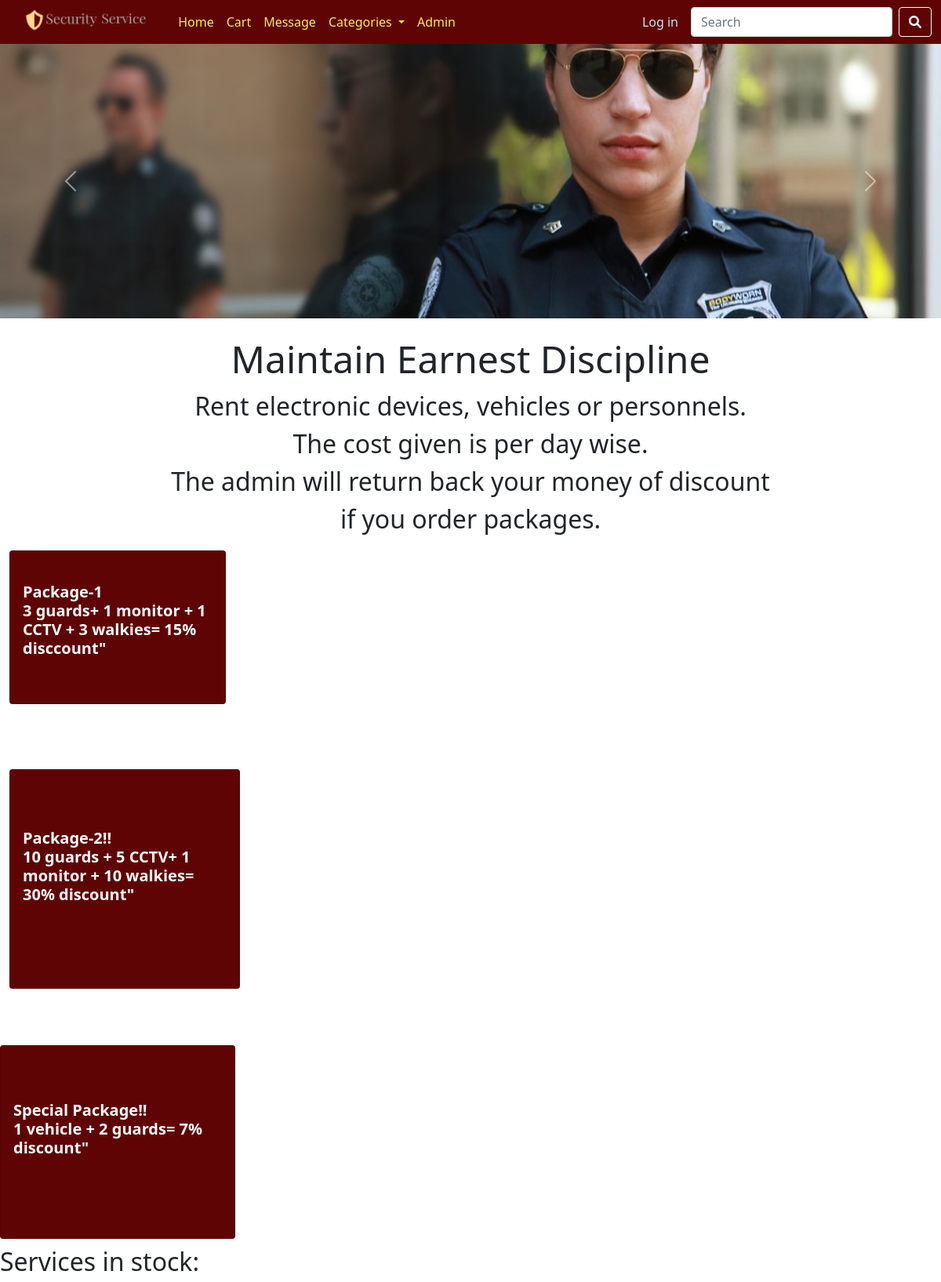
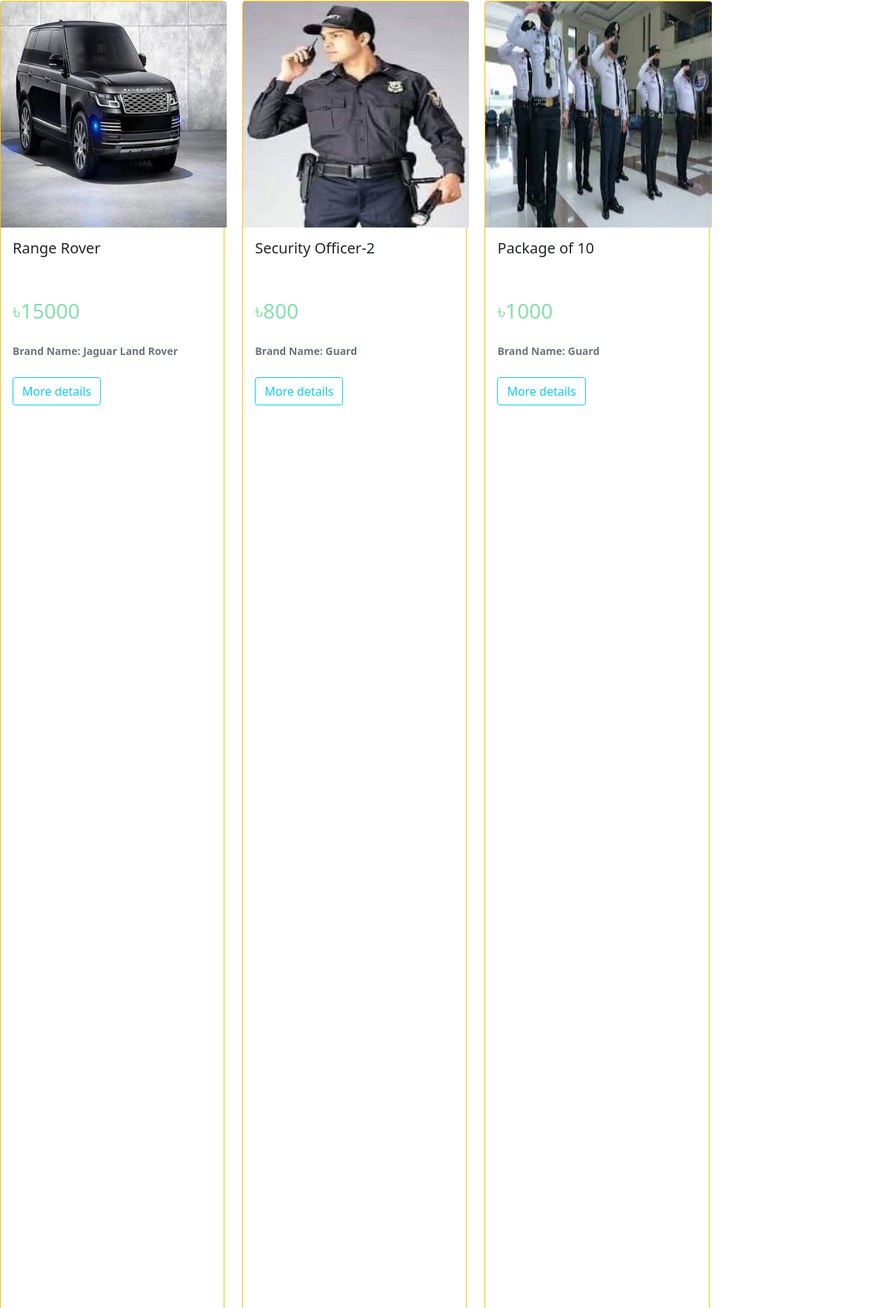
The page / (upper part) on the database its author committed (2 pictures, top to bottom).
### tables this page shows
CREATE TABLE `item` (
  `item_id` int(5) NOT NULL,
  `item_title` varchar(250) NOT NULL,
  `item_brand` varchar(250) NOT NULL,
  `item_cat` varchar(15) NOT NULL,
  `item_details` text NOT NULL,
  `item_tags` varchar(250) NOT NULL,
  `item_image` varchar(250) NOT NULL,
  `item_quantity` int(3) NOT NULL,
  `item_price` int(10) NOT NULL
);

### includes/functions.php (called while the page is built, shortened)
<?php
$connection = mysqli_connect("localhost", "root", "", "Sec");
function query($query)
{
    global $connection;
    $run = mysqli_query($connection, $query);
    if ($run) {
        while ($row = $run->fetch_assoc()) {
            $data[] = $row;
        }
        if (!empty($data)) {
            return $data;
        } else {
            return "";
        }
    } else {
        return 0;
    }
}
function all_products()
{
    $query = "SELECT * FROM item ORDER BY RAND()";
    $data = query($query);
    return $data;
}

### index.php (the view, shortened to what this page needs)
<?php
include "includes/head.php"
?>
<body>
  <?php
  include "includes/header.php";
  ?>
  <div id="carouselExampleControls" class="carousel slide" data-bs-ride="carousel">
    <div class="carousel-inner">
      <div class="carousel-item active">
        <img src="images/c1.jpg" class="d-block w-100" style="height: 350px;">
      </div>
    </div>
    <button class="carousel-control-prev" type="button" data-bs-target="#carouselExampleControls" data-bs-slide="prev">
      <span class="carousel-control-prev-icon" aria-hidden="true"></span>
    </button>
    <button class="carousel-control-next" type="button" data-bs-target="#carouselExampleControls" data-bs-slide="next">
      <span class="carousel-control-next-icon" aria-hidden="true"></span>
    </button>
  </div>
  <div class="container-fluid ">
    <p><center><font size="+3"><font size="+4"> Maintain Earnest Discipline</font><br> Rent electronic devices, vehicles or personnels.<br> The cost given is per day wise.<br> The admin will return back your money of discount <br> if you order packages. </font></center></p>
    <div class="row" id="cards">
      <div class="col-sm-3" id="cards">
        <div class="card " style="background-color: #5F0404; height: 70%;">
          <div class="card-body">
            <br>
            <h5 style="font-weight:bold; color: #FFFFFF;">Package-1<br> 3 guards+ 1 monitor + 1 CCTV + 3 walkies= 15% disccount"</h5>
            <br> <br>
          </div>
        </div>
      </div>
    </div>
    <div class="col-sm-3" id="cards">
        <div class="card " style="background-color: #5F0404; height: 70%;">
          <div class="card-body">
            <br>
            <h5 style="font-weight:bold; color: #FFFFFF;">Package-2!!<br>10 guards + 5 CCTV+ 1 monitor + 10 walkies= 30% discount"</h5>
            <br> <br>
          </div>
        </div>
      </div>
    </div><br><br><br>
     <div class="col-sm-3" id="cards">
        <div class="card " style="background-color: #5F0404; height: 70%;">
          <div class="card-body">
            <br>
            <h5 style="font-weight:bold; color: #FFFFFF;">Special Package!!<br> 1 vehicle + 2 guards= 7% discount"</h5>
            <br> <br>
          </div>
        </div>
      </div>
    <h2 style="margin-top: 10px;">Services in stock: </h2>
    <div class="row">
      <?php
      $data = all_products();
      $num = sizeof($data);
      for ($i = 0; $i < $num; $i++) {
      ?>
        <div class="col-sm-2" id="cards" style="width: 20.45rem;">
          <div class="card border border-warning">
            <img src="images/<?php echo $data[$i]['item_image'] ?>" class="card-img-top" style="width:305.3px ; height:305px ;">
            <div class="card-body">
              <?php
              if (strlen($data[$i]['item_title']) <= 20) {
              ?>
                <h5 class="card-title"><?php echo $data[$i]['item_title'] ?></h5>
              <?php
              } else {
              ?>
                <h5 class="card-title"><?php echo substr($data[$i]['item_title'], 0, 20) . "..." ?></h5>
              <?php
              }
              ?>
              <br> <br>
              <strong>
                <h3 style="color :#82E0AA;" class="card-text"> ৳<?php echo $data[$i]['item_price'] ?></h3>
              </strong>
              <br>
              <small class="text-muted" style="font-weight: bold;">Brand Name: <?php echo $data[$i]['item_brand'] ?></small><br><br>
              <a href="product.php?product_id=<?php echo $data[$i]['item_id'] ?>" class="btn btn-outline-info">More details</a>
            </div>
          </div>
        </div>
      <?php
        if ($i == 7) {
          break;
        }
      }
      ?>
    </div>
    <br>
    <br>
    <br>
    <br>
  <?php
  include "includes/footer.php"
  ?>
</body>
</html>

### includes/head.php (shortened to what this page needs)
<?php
include "includes/functions.php";
?>
<!doctype html>
<html lang="en">
<head>
    <link href="https://cdn.jsdelivr.net/npm/bootstrap@5.1.3/dist/css/bootstrap.min.css" rel="stylesheet">
    <link rel=stylesheet href="index.css">
    <link rel="stylesheet" href="https://cdnjs.cloudflare.com/ajax/libs/font-awesome/6.0.0-beta3/css/all.min.css" />
</head>

### includes/header.php (shortened to what this page needs)
<header>
    <nav class="navbar navbar-expand-lg navbar-light" style="background-color: #5F0404;">
        <div class="container-fluid">
            <a href="index.php"> <img src="images/Adobe_Express_20230426_0245560_1.png" id="image"></a>
            <div class="collapse navbar-collapse" id="navbarSupportedContent">
                <ul class="navbar-nav me-auto mb-2 mb-lg-0">
                    <li class="nav-item">
                        <a class="nav-link " aria-current="page" href="index.php" style="color: #F6EE49; font-size:bold;">Home</a>
                    </li>
                    <li class="nav-item">
                        <a class="nav-link" href="cart.php" style="color: #F6EE49; font-size:bold;">Cart</a>
                    </li>
                    <li class="nav-item">
                        <a class="nav-link " aria-current="page" href="msg_query.php" style="color: #F6EE49; font-size:bold;">Message</a>
                    </li></li>
                    <li class="nav-item dropdown">
                        <a class="nav-link  dropdown-toggle " style="color: #F6EE49; font-size:bold;" href="#" id="navbarDropdown" role="button" data-bs-toggle="dropdown" aria-expanded="false">
                            Categories
                        </a>
                    </li>
                    <li class="nav-item">
                        <a class="nav-link" href="admin/index.php" style="color: #F6EE49; font-size:bold;">Admin</a>
                    </li>
                </ul>
                <?php
                if (!isset($_SESSION['user_id'])) {
                    echo "<a class='nav-link' href='login.php' style='color: #C4E7F1; font-size:bold;'> Log in</a>";
                }
                ?>
                <form class="d-flex" action="search.php" method="GET">
                    <input class="form-control me-2" type="search" placeholder="Search" name="search_text">
                    <button class="btn btn-outline-light" type="submit" value="go" name="search"><i class="fas fa-search"></i></button>
                </form>
            </div>
        </div>
    </nav>
</header>

### includes/footer.php (shortened to what this page needs)
<br>

### index.css (style rules this page uses)
#image { height: 40px; display: inline; padding-bottom: 5px; }

### rows shown on the page
item: item_image (picture), item_title "Range Rover", item_price "15000", item_brand "Jaguar Land Rover"
item: item_image (picture), item_title "Security Officer-2", item_price "800", item_brand "Guard"
item: item_image (picture), item_title "Package of 10", item_price "1000", item_brand "Guard"
